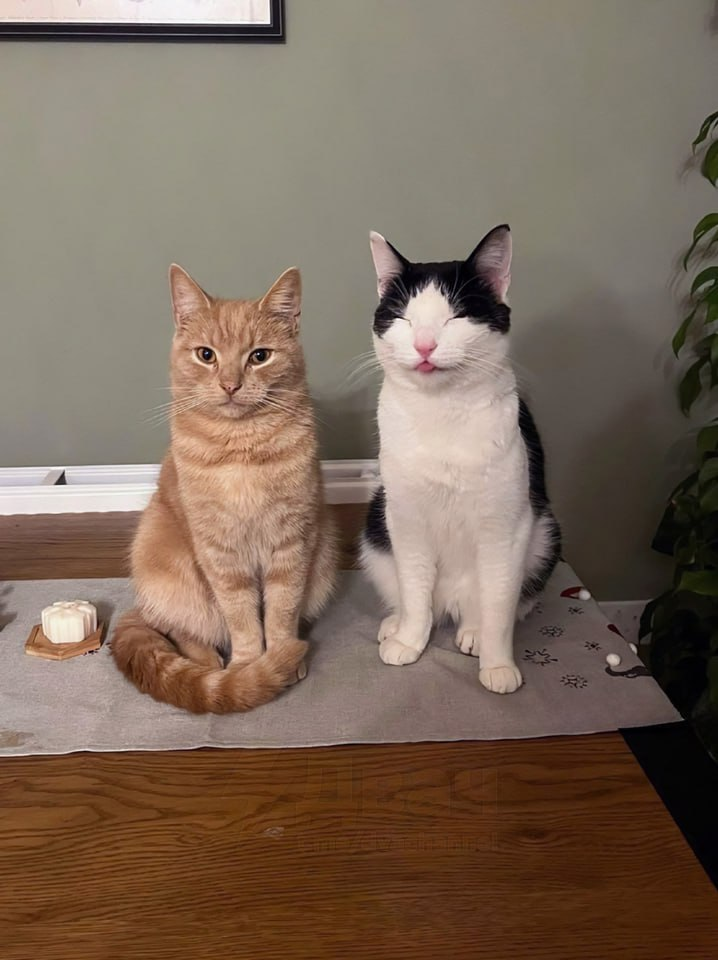
#> input picture Images/image.jpg, 718 x 960 px
$ python main.py
#> lines starting #> are read from the running program, lines starting #| are printed output that depends on the picture
#> the answer given: Images/image.jpg
### ForImages/image_handler.py
from PIL import Image
from ForImages.image_processor import ImageProcessor

class ImageHandler:
    def __init__(self, image_path):
#> called with image_path = 'Images/image.jpg'
        self.image_path = image_path
        try:
            self.image = Image.open(self.image_path)
#> self.image is the input picture: PIL image 718x960 RGB; mean R, G, B 123.8, 105.1, 90.1
        except FileNotFoundError:
            print(f"Error: File '{self.image_path}' not found.")
            raise

    def resize_image(self, size=(300, 300)):
#> called with size = (300, 300)
        self.image = self.image.resize(size)
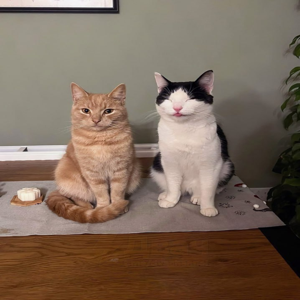
#> self.image: PIL image 300x300 RGB; mean R, G, B 123.8, 105.1, 90.1
        print(f"Image resized to {size[0]}x{size[1]} pixels.")

    def save_image(self, filename="output.png"):
        self.image.save(filename, "PNG")
        print(f"Image saved as {filename}.")

    def process_image(self):
        return ImageProcessor(self.image)

### ForImages/image_processor.py
from PIL import Image, ImageFilter, ImageDraw, ImageFont

class ImageProcessor:
    def __init__(self, image):
        self.image = image

    def blur_image(self):
        self.image = self.image.filter(ImageFilter.BLUR)
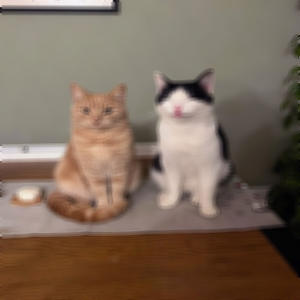
#> self.image: PIL image 300x300 RGB; mean R, G, B 123.9, 105.1, 90.1
        print("Blur filter applied.")

    def add_text(self):
        draw = ImageDraw.Draw(self.image)
        text = "Вариант 1"
        try:
            font = ImageFont.truetype("arial.ttf", 20)
        except OSError:
            font = ImageFont.load_default()
            print("Default font used.")

        # Вычисляем размеры текста
        text_bbox = draw.textbbox((0, 0), text, font=font)
#> text_bbox = (0, 4, 108, 23)
        text_width, text_height = text_bbox[2] - text_bbox[0], text_bbox[3] - text_bbox[1]
#> text_width = 108; text_height = 19

        # Определяем положение текста
        image_width, image_height = self.image.size
#> image_width = 300; image_height = 300
        position = (image_width - text_width - 10, image_height - text_height - 10)
#> position = (182, 271)

        # Добавляем текст
        draw.text(position, text, fill=(255, 255, 255), font=font)
        print("Text added.")

### main.py
from ForImages.image_handler import ImageHandler

def main():
    image_path = input("Введите путь к изображению (Images\\image.jpg): ")
    try:
        handler = ImageHandler(image_path)

        handler.resize_image()
        handler.save_image()

        processor = handler.process_image()
        processor.blur_image()
        processor.add_text()

        processor.image.show()
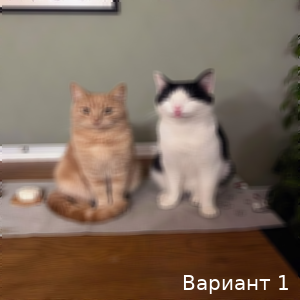
#> shown: PIL image 300x300 RGB; mean R, G, B 124.8, 106.2, 91.4
        processor.image.save("processed_image.png")
        print("Обработанное изображение, сохраненное как 'processed_image.png'.")
    except Exception as e:
        print(f"Произошла ошибка: {e}")

if __name__ == "__main__":
    main()

$ run again, on Images/image_1.jpg
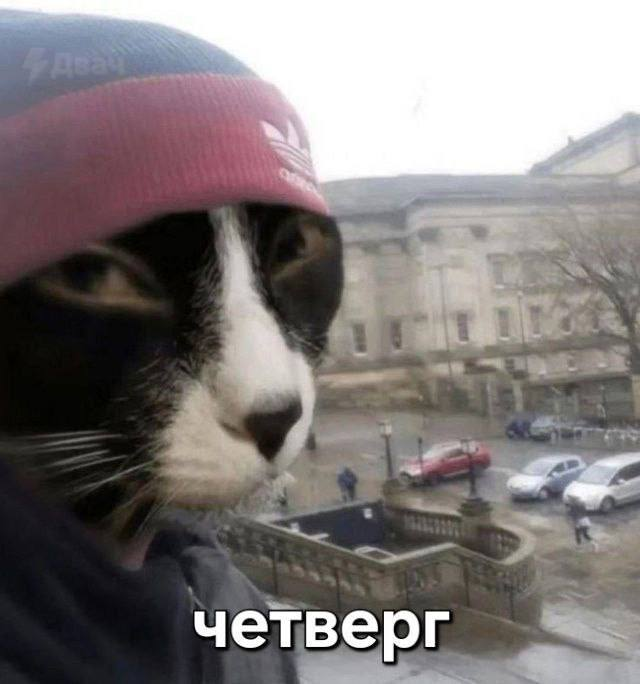
#> input picture Images/image_1.jpg, 640 x 684 px
#> in __init__, self.image is the input picture: PIL image 640x684 RGB; mean R, G, B 129, 122.7, 122.6
#> in blur_image, `self.image = self.image.filter(ImageFilter.BLUR)`:
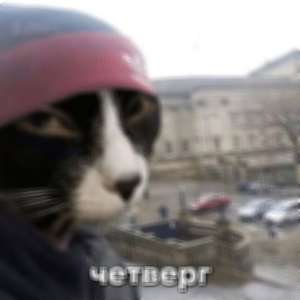
#> self.image: PIL image 300x300 RGB; mean R, G, B 129, 122.7, 122.6
#> text_bbox = (0, 4, 108, 23)
#> text_width = 108; text_height = 19
#> position = (182, 271)
#> in main, `processor.image.show()`:
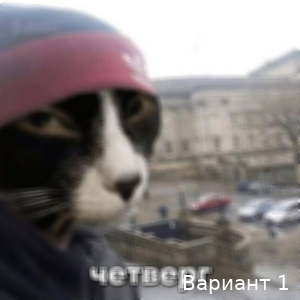
#> shown: PIL image 300x300 RGB; mean R, G, B 129.6, 123.4, 123.3

$ run again, on Images/image_2.jpg
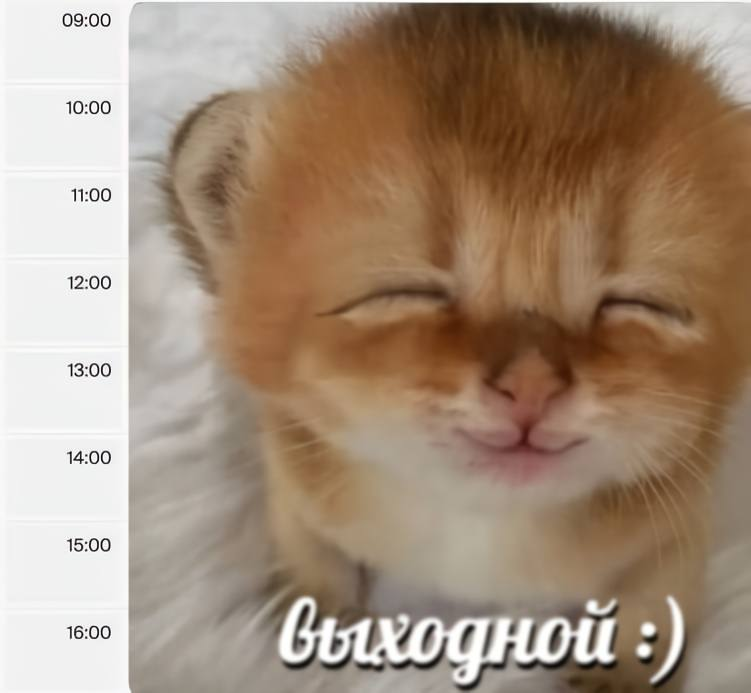
#> input picture Images/image_2.jpg, 751 x 693 px
#> in __init__, self.image is the input picture: PIL image 751x693 RGB; mean R, G, B 163, 141.5, 122
#> in blur_image, `self.image = self.image.filter(ImageFilter.BLUR)`:
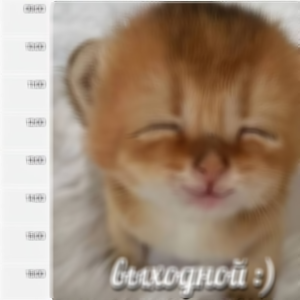
#> self.image: PIL image 300x300 RGB; mean R, G, B 163.1, 141.6, 122.1
#> text_bbox = (0, 4, 108, 23)
#> text_width = 108; text_height = 19
#> position = (182, 271)
#> in main, `processor.image.show()`:
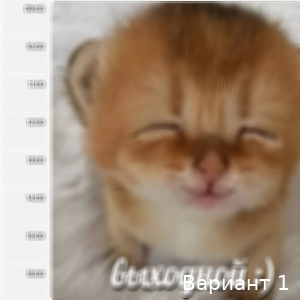
#> shown: PIL image 300x300 RGB; mean R, G, B 163.6, 142.2, 122.7
